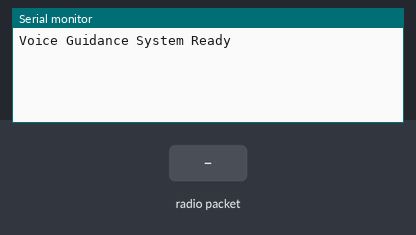
Recording of a sketch running on a simulated Arduino Uno, built with avr-gcc and run on an emulated ATmega328P. Parts: the last lines printed to the serial monitor. Inputs (shaded band) come from the test bench. No radio packets arrive unless stated; the audio player accepts every command and is not drawn.

Above: at 1.7 s.
1.8 s: radio packet "1" arrives
At 2.3 s:
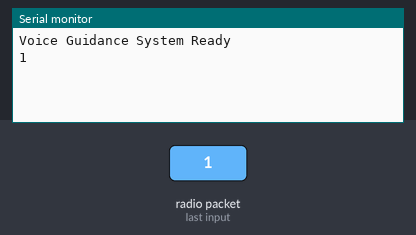
3.3 s: radio packet "2" arrives
At 4.7 s:
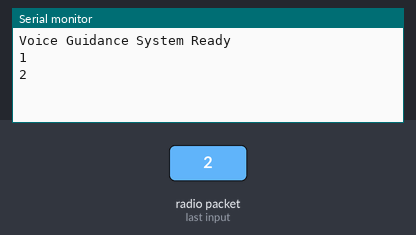

The sketch:

sketch_nov25b.ino
```cpp
#include <RH_ASK.h>
#include <SPI.h>
#include <SoftwareSerial.h>
#include <DFRobotDFPlayerMini.h>

// RF receiver
RH_ASK rf_driver;

// DFPlayer Mini
SoftwareSerial mp3Serial(10, 11);
DFRobotDFPlayerMini player;

char received[20];

void setup() {
  Serial.begin(9600);

  if (!rf_driver.init()) {
    Serial.println("RF Receiver Error");
  }

  mp3Serial.begin(9600);

  if (!player.begin(mp3Serial)) {
    Serial.println("DFPlayer Error");
    while (true);
  }

  player.volume(20);

  Serial.println("Voice Guidance System Ready");
}

void loop() {
  uint8_t buflen = sizeof(received);

  if (rf_driver.recv((uint8_t *)received, &buflen)) {
    received[buflen] = '\0';

    Serial.println(received);

    if (strcmp(received, "1") == 0) {
      player.play(1);
    }
    else if (strcmp(received, "2") == 0) {
      player.play(2);
    }
    else if (strcmp(received, "3") == 0) {
      player.play(3);
    }
    else if (strcmp(received, "4") == 0) {
      player.play(4);
    }
    else if (strcmp(received, "5") == 0) {
      player.play(5);
    }
  }
}
```

Measured:
- after the input at 1.8 s, the serial monitor: prints a new line at once (image 1)
- after the input at 3.3 s, the serial monitor: prints a new line at once (image 2)
